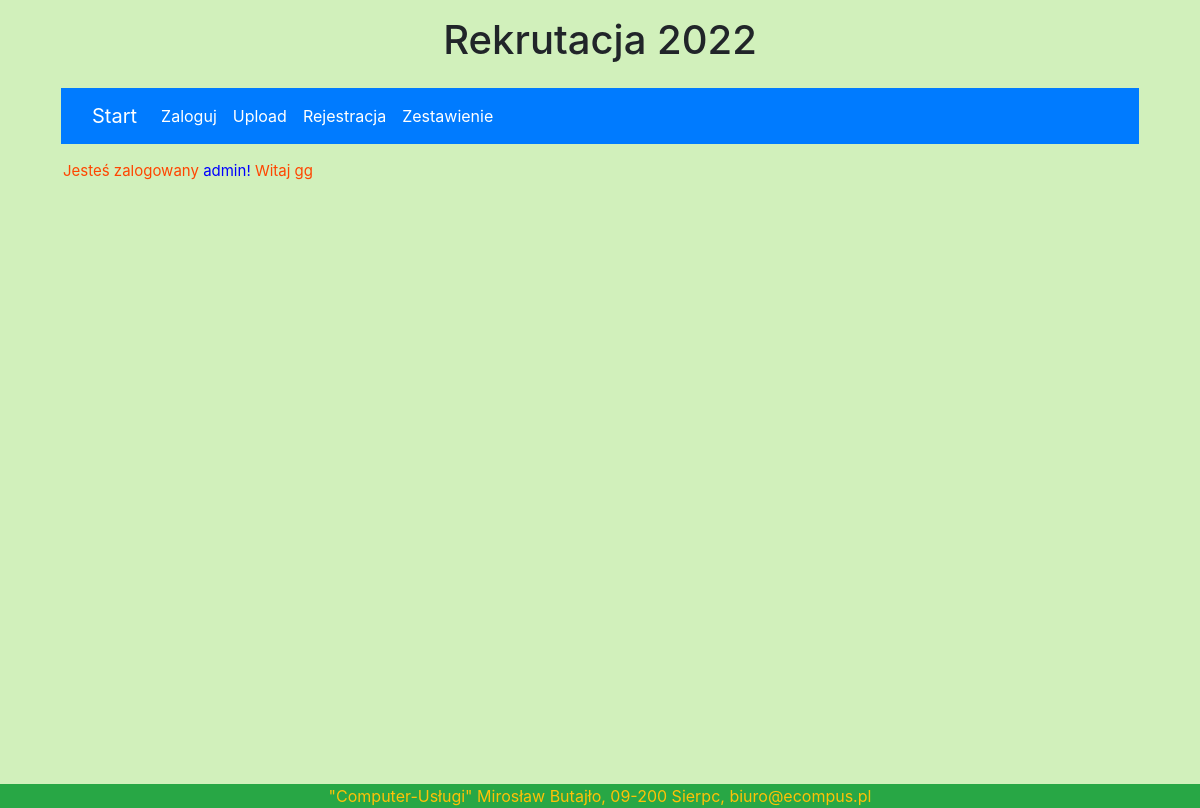
The page / (signed in) on the database as committed earlier.
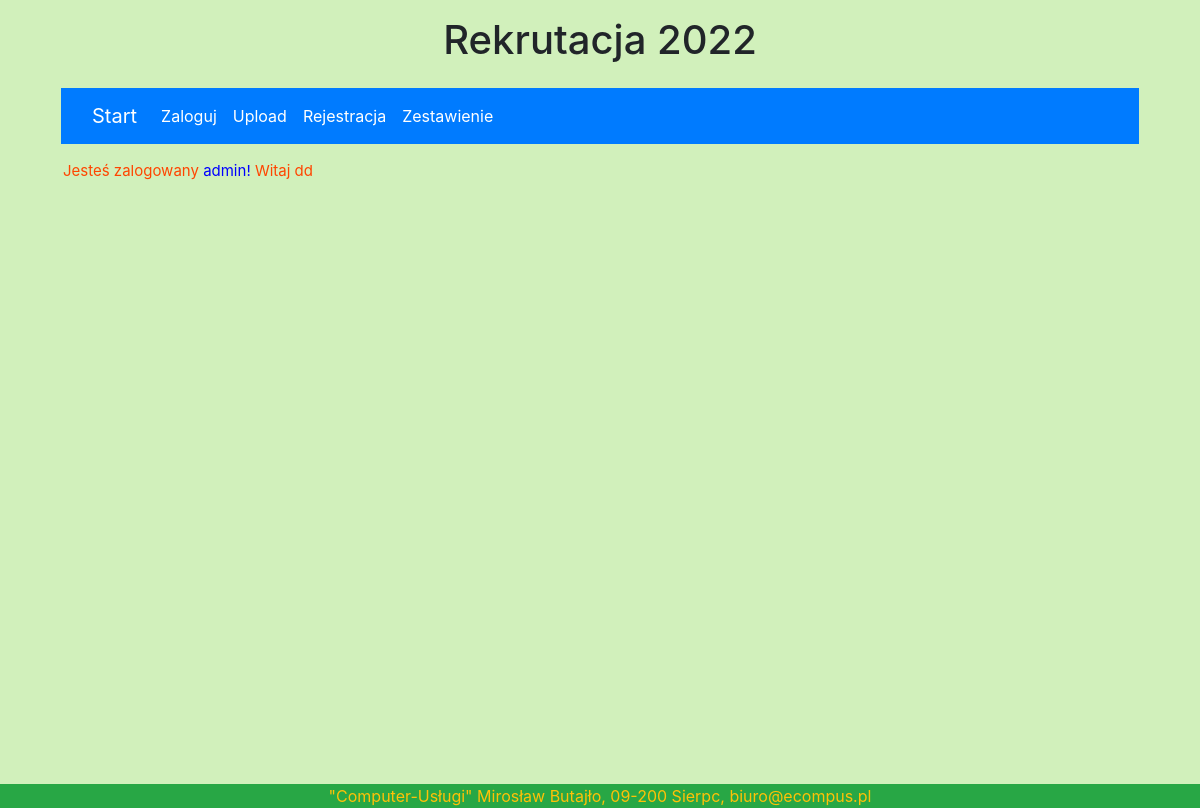
The same page on the database as committed later.
### licznik/models.py (models this page shows)
class User(AbstractUser):
    pesel = models.CharField(max_length=11, unique=True, validators=[
        MinLengthValidator(11), MaxLengthValidator(11), f_pesel], help_text='Wymagany')
    second_name = models.CharField(null=True, blank=True, max_length=10, help_text='Opcja', verbose_name='Drugie imię ')
    email = models.EmailField('email adress', unique=True)
    first_name = models.CharField(max_length=200, help_text='Wymagany', verbose_name='Imię')
    last_name = models.CharField(max_length=200, help_text='Wymagany', verbose_name='Nazwisko')
    REQUIRED_FIELDS = ['pesel','first_name']

### licznik/views.py (the view)
# urls.py: path('', views.starting_page, name="starting-page"),
def starting_page(request):
    patern = request.user.username
    if request.user.is_authenticated:
        patern = request.user.username
        user = User.objects.get(username= patern)
        kandydat = Kandydat(user_id=user.id)
        list_kand_id =[]
        for i in Kandydat.objects.all():
            list_kand_id.append(i.user_id)
        if user.id in  list_kand_id:
            return render(request, 'index1.html', {'kandydat': kandydat})
        else:
             return render(request, 'index.html', {'user': user})
    return render(request, 'index.html')

### licznik/templates/index.html (shortened to what this page needs)
{% extends 'base.html' %}
{% block content %}
    {% if user.is_authenticated %}
      <div class="niezalogowany">
      Jesteś zalogowany <font color="blue"> {{ user.username }}!</font>
          Witaj {{ user.first_name}}
      </div>
    {% else %}
        <div class="niezalogowany">
            Jesteś nie zalogowany  <a href="/accounts/login/">Zaloguj</a>
        </div>
    {% endif %}
{% endblock %}

Rows that differ between the two databases and show on the page:
changed User "admin": first_name "gg" → "dd"
